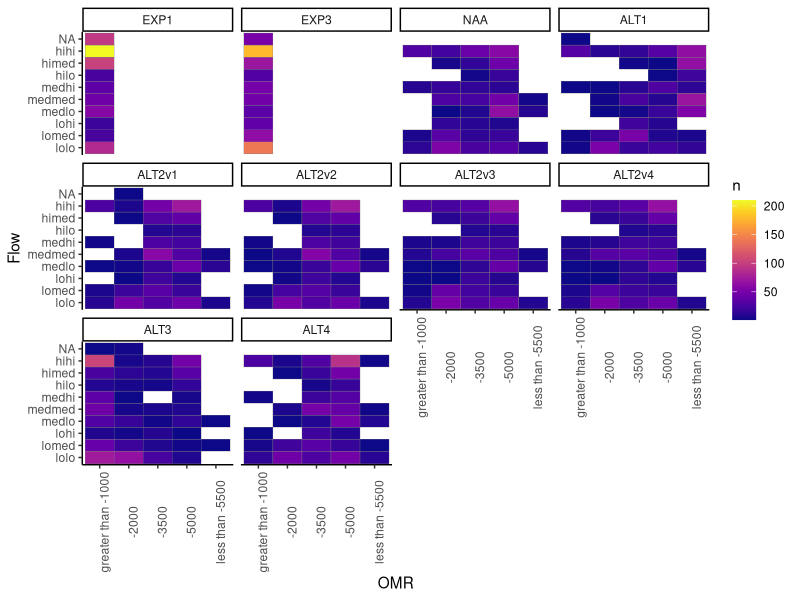
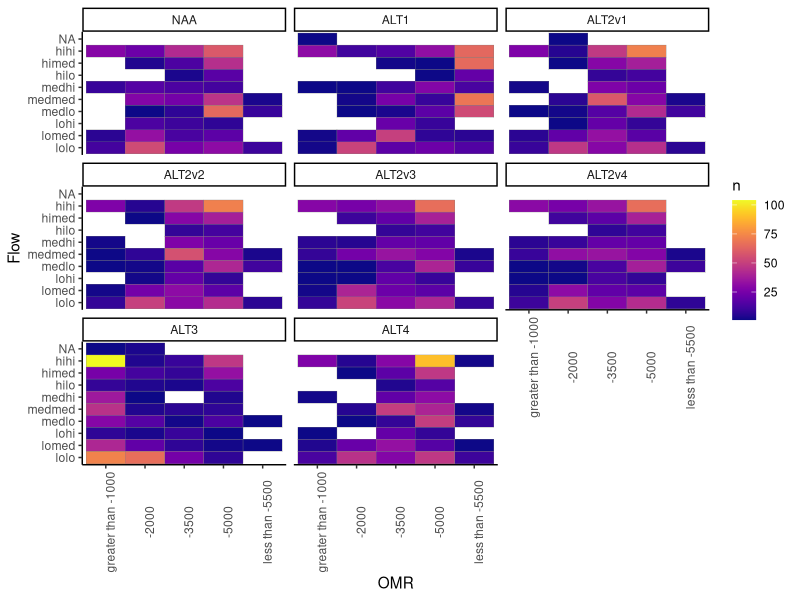
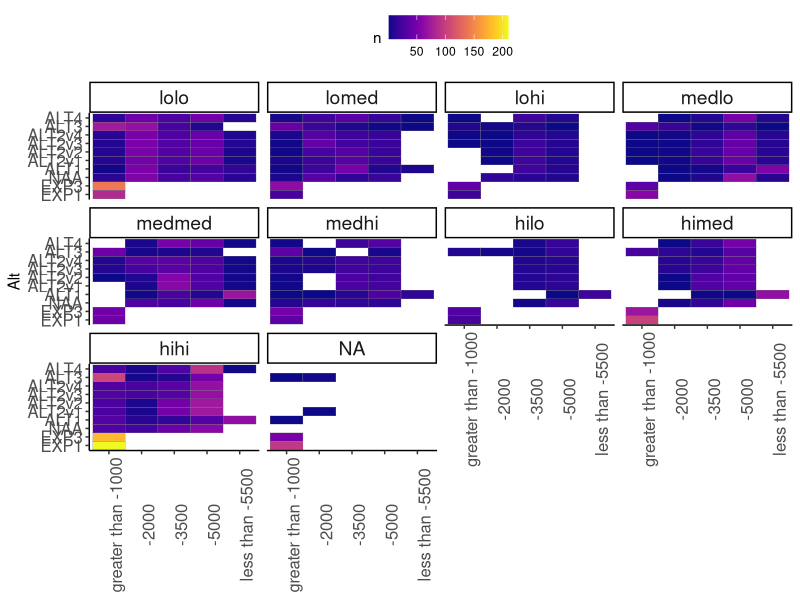
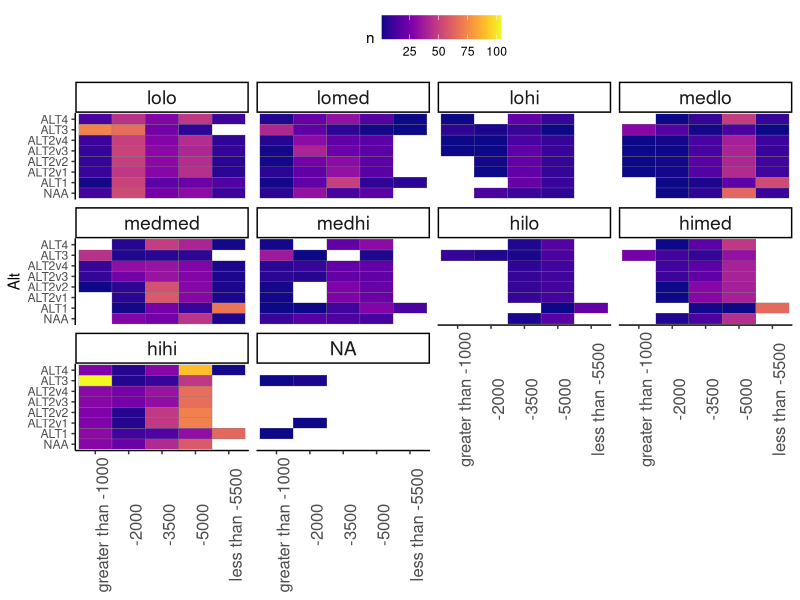
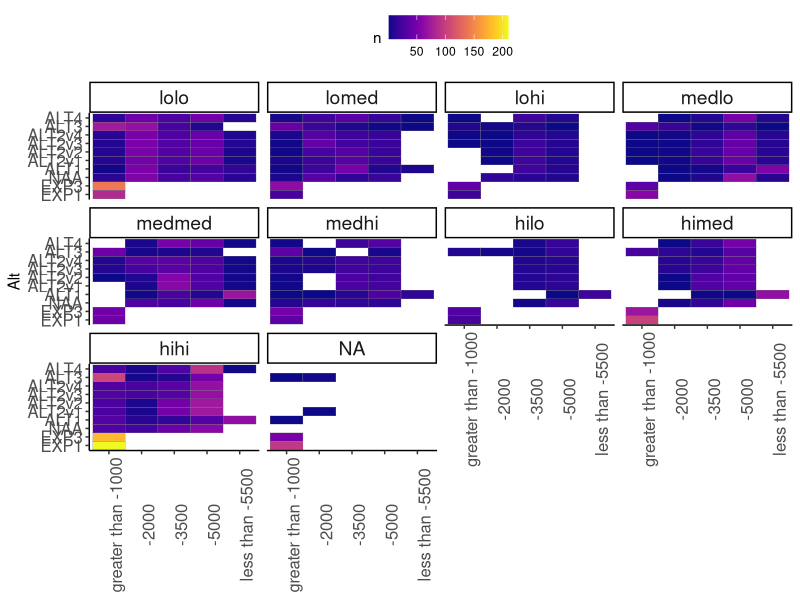
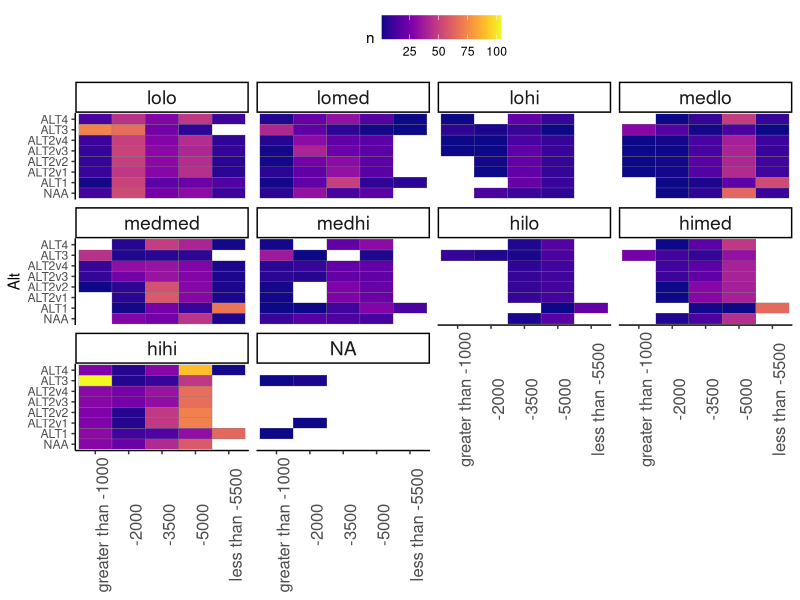

Here is the R script that generated these plots, in order: (Note: this script raises an error after producing the figures.)
##############################################
# Last updated 10/6/2023 by Catarina Pien (USBR)
# Calculate sample sizes for each alt in flow and OMR bins
#################################################

library(ggplot2)
library(dplyr)
library(readr)
library(readxl)
library(lubridate)
library(viridis)
library(tidyr)

# Read data -------------------------------

# order
alt_order = c("EXP1", "EXP3", "NAA",
              "ALT1",
              "ALT2v1", "ALT2v2", "ALT2v3", "ALT2v4",
              "ALT3", "ALT4")
col_order = c("Flow", "OMR", "OMR_range",  "EXP1", "EXP3", "NAA",
              "ALT1",
              "ALT2v1", "ALT2v2", "ALT2v3", "ALT2v4",
              "ALT3", "ALT4")
inflow_order = c("lolo", "lomed", "lohi", "medlo", "medmed", "medhi", "hilo", "himed", "hihi", "NA")
omr_order = c("greater than -1000", "-2000", "-3500", "-5000", "less than -5500")

# read in data
omr_bins <- read_excel("data_raw/calsim/Reclamation_2021LTO_OMR_rev01_20231010.xlsx", skip = 11)
bins <- read_excel("data_raw/calsim/Reclamation_2021LTO_SacR_SJR_OMR_Binning_rev01_20230929_result.xlsx", skip = 5)

# rename column names
colnames(bins) <- c("Date", "Flow_EXP1", "OMR_EXP1", "Flow_EXP3", "OMR_EXP3",
                    "Flow_NAA", "OMR_NAA", "Flow_ALT1", "OMR_ALT1",
                    "Flow_ALT2v1", "OMR_ALT2v1", "Flow_ALT2v2", "OMR_ALT2v2",
                    "Flow_ALT2v3", "OMR_ALT2v3", "Flow_ALT2v4", "OMR_ALT2v4",
                    "Flow_ALT3", "OMR_ALT3", "Flow_ALT4", "OMR_ALT4")
bins2 <- bins[-1,]



bins2_flow <- select(bins2, contains("Flow"))
bins_upd <- cbind(omr_bins, bins2_flow)

colnames(bins_upd) <- c("Date", "OMR_EXP1",  "OMR_EXP3","OMR_NAA",
                     "OMR_ALT1","OMR_ALT2v1",
                    "OMR_ALT2v2","OMR_ALT2v3", "OMR_ALT2v4","OMR_ALT3","OMR_ALT4",
                    "Flow_EXP1",  "Flow_EXP3", "Flow_NAA", "Flow_ALT1",
                    "Flow_ALT2v1", "Flow_ALT2v2", "Flow_ALT2v3", "Flow_ALT2v4",
                    "Flow_ALT3", "Flow_ALT4" )

# reformat ----------------------


# use bins2 for looking at sample sizes for zone of influence
# use bins_upd for looking at frequency in the BA
##  make long ---------
bins_long <-  bins_upd %>%
  pivot_longer(
    -Date,
    cols_vary = "slowest",
    names_to = c(".value", "Alt"),
    names_sep = "_"
  ) %>%
  mutate(Month = month(Date))

## filter Dec-June --------
bins_months <- bins_long %>% filter(Month %in% c(12, 1, 2, 3, 4, 5, 6))


## regroup OMR (freq analysis only) ---------
bins_freq <- bins_months %>%
  mutate(OMR_group = case_when(OMR > -1000 ~ "greater than -1000",
                               OMR > -2500 & OMR <=-1000 ~ "-2000",
                               OMR > -4000 & OMR <=-2500 ~ "-3500",
                               OMR > -5500 & OMR <=-4000 ~ "-5000",
                               OMR <=-5500 ~ "less than -5500",
                               TRUE ~ "Other")) %>%
  rename(OMR_val = OMR,
         OMR = OMR_group)

## calculate sample sizes -----------------

# filter to months of interest (12-6)
bins_summary_months <- bins_freq %>%
  group_by(Flow, OMR, Alt) %>%
  summarize(n = n()) %>%
  ungroup() %>%
  mutate(Alt = factor(Alt, levels = alt_order ),
         Flow = factor(Flow, levels = inflow_order),
         OMR = factor(OMR, levels = omr_order)) %>%
  arrange(Flow, OMR, Alt)

# fill in groups that have no samples; replace with zero
bins_summary_complete <- bins_summary_months %>%
  complete(Flow,
           nesting(OMR, Alt),
           fill = list(n = 0))

# make tables ------------------------------------

# sample sizes
bins_months_table <- bins_summary_complete %>%
  pivot_wider(names_from = "Alt", values_from = "n", values_fill = list(n = 0)) %>%
  arrange(Flow, OMR)%>%
  mutate(Flow = factor(Flow, levels = inflow_order),
         OMR_range = case_when(OMR == "greater than -1000" ~ "greater than -1000",
                               OMR == "-2000" ~ "-2500 to -1000",
                               OMR == "-3500" ~ "-2500 to -4000",
                               OMR == "-5000" ~ "-4000 to -5500",
                               OMR == "less than -5500" ~ "less than -5500"))
bins_months_table <- bins_months_table[, col_order]

# calculate proportion in each group by alt
bins_months_prop_table <- bins_months_table %>%
  mutate(across(EXP1:ALT4, ~.x/sum(.x))) %>%
  mutate(across(EXP1:ALT4, ~round(.x,3)))

# calculate proportion NA
not_included <- bins_summary_complete %>%
  filter((Flow == "NA" | OMR == "NA") | (Flow == "NA" & OMR == "NA")) %>%
  group_by(Alt) %>%
  summarize(num =sum(n),
            prop = num/700)

# plot results --------------------------
ggplot(bins_summary_months) + geom_tile(aes(OMR, Flow, fill = n), color = "gray50") +
  facet_wrap(~Alt) +
  scale_fill_viridis(option = "plasma") +
  theme_classic() +
  theme(axis.text.x = element_text(angle = 90) )

ggplot(bins_summary_months%>% filter(!Alt %in% c("EXP1", "EXP3"))) +
  geom_tile(aes(OMR, Flow, fill = n), color = "gray50") +
  facet_wrap(~Alt) +
  scale_fill_viridis(option = "plasma") +
  theme_classic() +
  theme(axis.text.x = element_text(angle = 90) )

(plot_n_alts_omr_inflow <- ggplot(bins_summary_months ) +
  geom_tile(aes(OMR, Alt, fill = n), color = "gray50") +
  facet_wrap(~Flow) +
  scale_fill_viridis(option = "plasma") +
  theme_classic() +
  theme(axis.text.x = element_text(angle = 90, size = 12),
        axis.title.x = element_blank(),
        axis.text.y = element_text(size = 12),
        strip.text = element_text(size = 14),
        legend.position = "top"))

(plot_n_alts_omr_inflow_noexp <-ggplot(bins_summary_months %>% filter(!Alt %in% c("EXP1", "EXP3"))) +
  geom_tile(aes(OMR, Alt, fill = n), color = "gray50") +
  facet_wrap(~Flow) +
  scale_fill_viridis(option = "plasma") +
  theme_classic() +
  theme(axis.text.x = element_text(angle = 90, size = 12),
        axis.title.x = element_blank(),
        strip.text = element_text(size = 14),
        legend.position = "top"))

# export------------

## write plots------------
png("figures/plot_n_alts_omr_inflow_v2.png", width = 8, height = 8, units = "in", res = 300, pointsize = 10)
plot_n_alts_omr_inflow
dev.off()

png("figures/plot_n_alts_omr_inflow_no_exp_v2.png", width = 8, height = 8, units = "in", res = 300, pointsize = 10)
plot_n_alts_omr_inflow_noexp
dev.off()

## Write tables --------------------------
write_csv(bins_months_table, "data_export/bin_samplesizes_acrossalts_v2.csv")
write_csv(bins_months_prop_table, "data_export/bin_prop_samplesizes_acrossalts_v2.csv")
